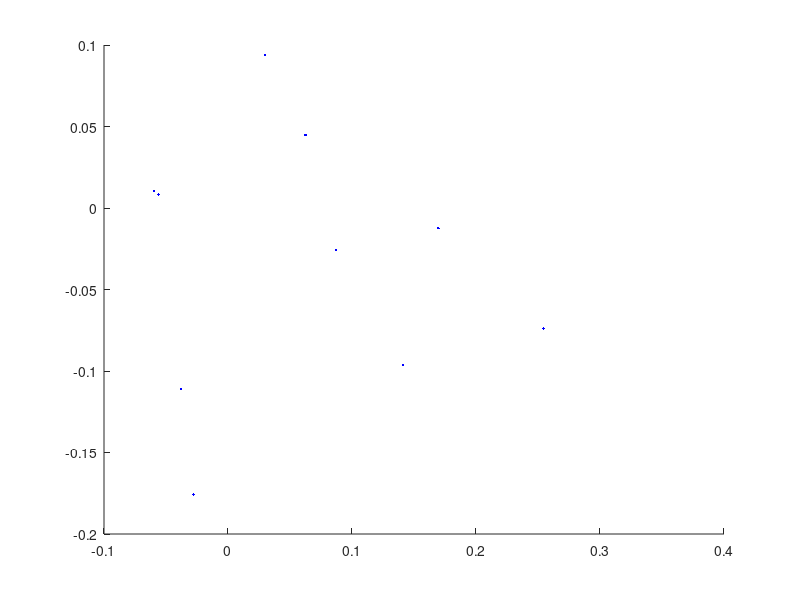

This figure's MATLAB source: (Note: this script raises an error after producing the figure.)
% ECE6707 Fast SLAM

clear all; close all; clc;

DTOR = pi/180;
RTOD = 180/pi;

n = 10;
weight = 1/n.*ones(n,1);

% robot starts at the origin = world frame
m0 = [0 0 0]'; S0=diag([0.1^2, 0.1^2, (0.01*DTOR)^2]);
pose0 = mvnrnd(m0,S0,n)';

figure(1); hold on;
plot (pose0(1,:), pose0(2,:), 'b.');

% robot moves 
Q = diag([0.1,0.1,1*DTOR].^2);
u = [1.9 4.1 -pi/4]';

pose1 = zeros(3,100);
for ii=1:n
    for jj=1:n
        w = mvnrnd([0,0 0]',Q,1)';
        pose1(:,ii+10*(jj-1)) = head2tail_2d(pose0(:,ii), u) + w;
    end
end

plot (pose1(1,:), pose1(2,:), 'b.');

x_p = mean(pose1');
mean_pose_x = x_p(1);
mean_pose_y = x_p(2);

%% (a) use observation #1 to compute the probability for each particle
z1 = 2; R1 = 1;
H = [1 0 0];
z_sample = H*pose1;
p = zeros(n,1);
for ii=1:n
    p(ii) = mvnpdf(z_sample(ii), z1, R1);
end
% p = TODO

% update weight
weight = weight.*p;

%% (b) observation all measurements #1,2 and 3
z1 = 2; R1 = 1;
z2 = 4; R2 = 1;
z3 = 5; R3 = 1;

d = x_p(1)^2 + x_p(2)^2;
H = [1 0 0;
     0 1 0;
     x_p(1)/sqrt(d) x_p(2)/sqrt(d) 0];
% H = TODO

% measurement
% z = TODO
% R = TODO
z = [z1; z2; z3];
R = diag([R1,R2,R3]);

p = zeros(n,1);
% p = TODO
for ii=1:n
    p(ii) = mvnpdf(z_sample(ii),z,R);
end

% update weight
weight = weight.*p;

%% (c) what is the best so far?
pose_best = TODO
plot (pose_best(1), pose_best(2), 'k*'); grid on; axis([-0.5,3,-0.5,5]);
